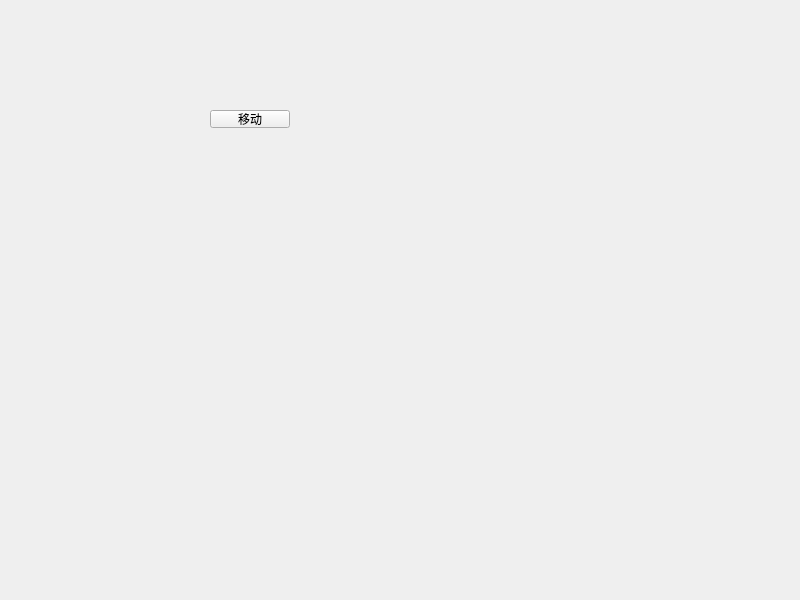
<?xml version="1.0" encoding="UTF-8"?>
<ui version="4.0">
 <class>Widget</class>
 <widget class="QWidget" name="Widget">
  <property name="geometry">
   <rect>
    <x>0</x>
    <y>0</y>
    <width>800</width>
    <height>600</height>
   </rect>
  </property>
  <property name="windowTitle">
   <string>Widget</string>
  </property>
  <widget class="QPushButton" name="pushButton">
   <property name="geometry">
    <rect>
     <x>210</x>
     <y>110</y>
     <width>80</width>
     <height>18</height>
    </rect>
   </property>
   <property name="text">
    <string>移动</string>
   </property>
  </widget>
 </widget>
 <resources/>
 <connections/>
</ui>
